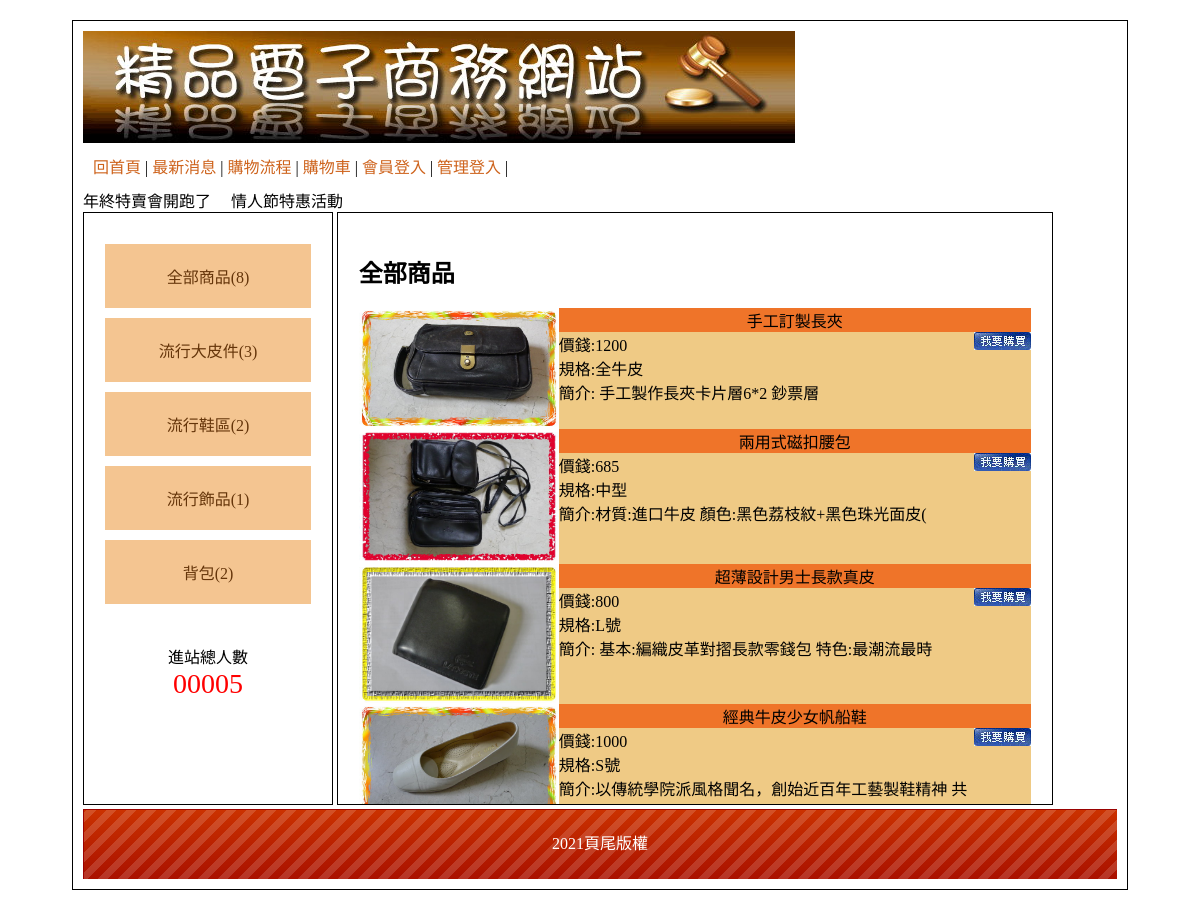
The page / on the database its author committed.
### tables this page shows
CREATE TABLE `type` (
  `id` int(11) UNSIGNED NOT NULL,
  `name` text NOT NULL,
  `parent` text NOT NULL
);

CREATE TABLE `goods` (
  `id` int(11) UNSIGNED NOT NULL,
  `num` text NOT NULL,
  `name` text NOT NULL,
  `price` int(11) UNSIGNED NOT NULL,
  `spec` text NOT NULL,
  `quota` int(5) NOT NULL,
  `img` text NOT NULL,
  `intro` text NOT NULL,
  `mid` int(5) UNSIGNED NOT NULL,
  `big` int(5) UNSIGNED NOT NULL,
  `sh` int(1) UNSIGNED NOT NULL
);

CREATE TABLE `bottom` (
  `id` int(11) UNSIGNED NOT NULL,
  `bottom` text NOT NULL
);

### base.php (called while the page is built, shortened)
<?php
$Bottom=new DB('bottom');
$Type=new DB('type');
$Goods=new DB('goods');
class DB{
  protected $table;
  protected $dsn="mysql:host=localhost;dbname=db44;charset=utf8";
  protected $pdo;
  function __construct($table)
  {
  $this->table=$table;
  $this->pdo=new PDO($this->dsn,'root','');
  }
  function all(...$arg){
    $sql="select * from $this->table ";
    if (isset($arg[0])) {
      if (is_array($arg[0])) {
        foreach($arg[0] as $key=>$value){
          $tmp[]=sprintf("`%s`='%s'",$key,$value);
        }
        $sql .=" where ".implode("&&",$tmp);
      }else{
        $sql .=$arg[0];
      }
    }
    return $this->pdo->query($sql)->fetchAll();
  }
  function count(...$arg){
    $sql="select count(*) from $this->table ";
    if (isset($arg[0])) {
      if (is_array($arg[0])) {
        foreach($arg[0] as $key=>$value){
          $tmp[]=sprintf("`%s`='%s'",$key,$value);
        }
        $sql .=" where ".implode("&&",$tmp);
      }else{
        $sql .=$arg[0];
      }
    }
    return $this->pdo->query($sql)->fetchColumn();
  }
  function find($id){
    $sql="select * from $this->table ";
      if (is_array($id)) {
        foreach($id as $key=>$value){
          $tmp[]=sprintf("`%s`='%s'",$key,$value);
        }
        $sql .=" where ".implode("&&",$tmp);
      }else{
        $sql .=" where `id`='$id' ";
      }
    return $this->pdo->query($sql)->fetch(PDO::FETCH_ASSOC);
  }
}
?>

### index.php (the view, shortened to what this page needs)
<?php
include_once "base.php";
?>
<!DOCTYPE html PUBLIC "-//W3C//DTD XHTML 1.0 Transitional//EN" "http://www.w3.org/TR/xhtml1/DTD/xhtml1-transitional.dtd">
<html xmlns="http://www.w3.org/1999/xhtml">
<head>
        <link href="css/css.css" rel="stylesheet" type="text/css">
</head>
<body>
        <div id="main">
                <div id="top">
                        <a href="index.php">
                                <img src="img/0416.jpg">
                        </a>
                        <div style="padding:10px;">
                                <a href="index.php">回首頁</a> |
                                <a href="index.php?do=news">最新消息</a> |
                                <a href="index.php?do=look">購物流程</a> |
                                <a href="index.php?do=buycart">購物車</a> |
                                <?php if (empty($_SESSION['mem'])) { ?>
                                        <a href="index.php?do=login">會員登入</a> |
                                <?php
                                } else {
                                ?>
                                        <a href="javascript:lof('api/logout.php?do=mem')">登出</a> |
                                <?php
                                }
                                ?>
                                <?php if (empty($_SESSION['admin'])) {
                                ?>
                                        <a href="index.php?do=admin">管理登入</a> |
                                <?php
                                } else {
                                ?>
                                        <a href="backend.php">返回管理</a> |
                                <?php
                                }
                                ?>
                        </div>
                        <marquee>年終特賣會開跑了 &nbsp; &nbsp;&nbsp;情人節特惠活動</marquee>
                </div>
                <div id="left" class="ct">
                        <div style="min-height:400px;">
                                <a href="?">全部商品(<?= $Goods->count(); ?>)</a>
                                <?php
                                $bigs = $Type->all(['parent' => 0]);
                                foreach ($bigs as $big) {
                                ?>
                                        <div class='ww'>
                                                <a href="?big=<?= $big['id']; ?>"><?= $big['name']; ?>(<?= $Goods->count(['big' => $big['id']]); ?>)</a>
                                        <?php
                                                echo "</div>";
                                        }
                                        ?>
                                        </div>
                                        <span>
                                                <div>進站總人數</div>
                                                <div style="color:#f00; font-size:28px;">
                                                        00005 </div>
                                        </span>
                        </div>
                        <div id="right">
                                <?php
                                $do = $_GET['do'] ?? 'main';
                                $file = "front/" . $do . ".php";
                                if (file_exists($file)) {
                                        include $file;
                                } else {
                                        echo "檔案不存在";
                                }
                                ?>
                        </div>
                        <div id="bottom" style="line-height:70px;background:url(icon/bot.png); color:#FFF;" class="ct">
                                <?= $Bottom->find(1)['bottom']; ?> </div>
                </div>
</body>
</html>

### front/main.php
<?php
if (isset($_GET['big']) && isset($_GET['mid'])) {
  $nav = $Type->find($_GET['big'])['name'] . ">" . $Type->find($_GET['mid'])['name'];
  $goods = $Goods->all(['mid' => $_GET['mid'], 'sh' => 1]);
} elseif (isset($_GET['big'])) {
  $nav = $Type->find($_GET['big'])['name'];
  $goods = $Goods->all(['big' => $_GET['big'], 'sh' => 1]);
} else {
  $nav = "全部商品";
  $goods = $Goods->all(['sh' => 1]);
}
?>
<h2><?= $nav; ?></h2>
<?php
foreach ($goods as $g) {
?>
  <div class="pp" style="display: flex;">
    <div>
      <a href="?do=detail&id=<?= $g['id']; ?>"><img src="img/<?= $g['img']; ?>" style="width: 200px;"></a>
    </div>
    <div style="width: 100%;">
      <div class="tt ct"><?= $g['name']; ?></div>
      <div>價錢:<?= $g['price']; ?>
        <a style="float: right;" href="?do=buycart&goods=<?= $g['id']; ?>&qt=1"><img src="icon/0402.jpg"></a>
      </div>
      <div>規格:<?= $g['spec']; ?></div>
      <div>簡介:<?= mb_substr($g['intro'], 0, 25, 'utf8'); ?></div>
    </div>
  </div>
<?php
}
?>

### css/css.css (style rules this page uses)
body { font-family:"微軟正黑體"; }
#main { width:1034px; padding:10px; margin:20px auto 20px auto; border:#000 solid 1px; min-height:768px; }
#top a { color:#CE631C; text-decoration:none; }
#left { display:inline-block; width:20%; padding:2%; min-height:550px; vertical-align:top; border:#000 1px solid; }
#left a { display:block; padding:20px 5px 20px 5px; text-decoration:none; background:#F4C591; margin:10px auto 10px auto; color:#65350A; }
.ct { text-align:center; }
#right { display:inline-block; width:65%; padding:2%; height:550px; border:#000 1px solid; overflow: auto; }
#bottom { height:70px; background:url(icon/bot.png); background-size:cover; }
.tt { background:#EF7429; }
.pp { background:#EFCA85; }

### rows shown on the page
type: name "流行大皮件", count "3"
type: name "流行鞋區", id "2"
type: name "流行飾品", count "1"
type: name "背包", count "2"
goods: img (picture), name "手工訂製長夾", price "1200", spec "全牛皮", intro "手工製作長夾卡片層6*2 鈔票層"
goods: img (picture), name "兩用式磁扣腰包", price "685", spec "中型", intro "材質:進口牛皮 顏色:黑色荔枝紋+黑色珠光面皮("
goods: img (picture), name "超薄設計男士長款真皮", price "800", spec "L號", intro "基本:編織皮革對摺長款零錢包 特色:最潮流最時"
goods: img (picture), name "經典牛皮少女帆船鞋", price "1000", spec "S號", intro "以傳統學院派風格聞名，創始近百年工藝製鞋精神 共"
bottom: bottom "2021頁尾版權"

### other values the page prints
$Goods->count() "8"
$nav "全部商品"
